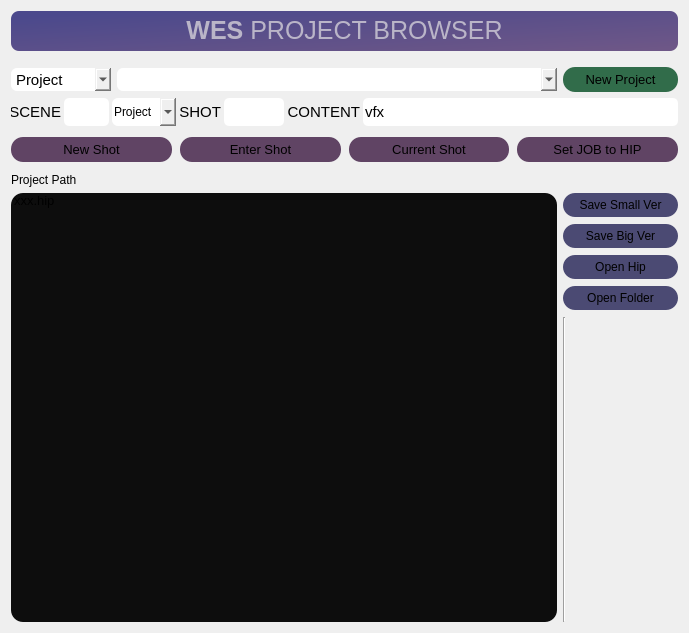
<?xml version="1.0" encoding="UTF-8"?>
<ui version="4.0">
 <class>Form</class>
 <widget class="QWidget" name="Form">
  <property name="geometry">
   <rect>
    <x>0</x>
    <y>0</y>
    <width>689</width>
    <height>633</height>
   </rect>
  </property>
  <property name="baseSize">
   <size>
    <width>0</width>
    <height>0</height>
   </size>
  </property>
  <property name="font">
   <font>
    <family>Microsoft JhengHei UI</family>
    <pointsize>11</pointsize>
    <weight>50</weight>
    <bold>false</bold>
   </font>
  </property>
  <property name="windowTitle">
   <string>Form</string>
  </property>
  <property name="styleSheet">
   <string notr="true"/>
  </property>
  <layout class="QGridLayout" name="gridLayout">
   <item row="6" column="0" rowspan="2" colspan="2">
    <layout class="QHBoxLayout" name="horizontalLayout_5">
     <property name="spacing">
      <number>8</number>
     </property>
     <item>
      <widget class="QPushButton" name="new_shot">
       <property name="minimumSize">
        <size>
         <width>115</width>
         <height>25</height>
        </size>
       </property>
       <property name="maximumSize">
        <size>
         <width>200</width>
         <height>25</height>
        </size>
       </property>
       <property name="font">
        <font>
         <family>Microsoft YaHei UI</family>
         <pointsize>10</pointsize>
        </font>
       </property>
       <property name="styleSheet">
        <string notr="true">QPushButton {
border-radius: 12px;
background-color:rgb(96, 68, 100);
}
QPushButton:hover{
background-color:rgb(127, 104, 130);
}
</string>
       </property>
       <property name="text">
        <string>New Shot</string>
       </property>
      </widget>
     </item>
     <item>
      <widget class="QPushButton" name="goto_proj">
       <property name="minimumSize">
        <size>
         <width>115</width>
         <height>25</height>
        </size>
       </property>
       <property name="maximumSize">
        <size>
         <width>200</width>
         <height>25</height>
        </size>
       </property>
       <property name="font">
        <font>
         <family>Microsoft YaHei UI</family>
         <pointsize>10</pointsize>
         <weight>50</weight>
         <bold>false</bold>
        </font>
       </property>
       <property name="styleSheet">
        <string notr="true">QPushButton {
border-radius: 12px;
background-color:rgb(96, 68, 100);
}
QPushButton:hover{
background-color:rgb(127, 104, 130);
}
</string>
       </property>
       <property name="text">
        <string>Enter Shot</string>
       </property>
      </widget>
     </item>
     <item>
      <widget class="QPushButton" name="current_proj">
       <property name="minimumSize">
        <size>
         <width>115</width>
         <height>25</height>
        </size>
       </property>
       <property name="maximumSize">
        <size>
         <width>200</width>
         <height>25</height>
        </size>
       </property>
       <property name="font">
        <font>
         <family>Microsoft YaHei UI</family>
         <pointsize>10</pointsize>
        </font>
       </property>
       <property name="styleSheet">
        <string notr="true">QPushButton {
border-radius: 12px;
background-color:rgb(96, 68, 100);
}
QPushButton:hover{
background-color:rgb(127, 104, 130);
}
</string>
       </property>
       <property name="text">
        <string>Current Shot</string>
       </property>
      </widget>
     </item>
     <item>
      <widget class="QPushButton" name="set_proj_hip">
       <property name="minimumSize">
        <size>
         <width>120</width>
         <height>25</height>
        </size>
       </property>
       <property name="maximumSize">
        <size>
         <width>200</width>
         <height>25</height>
        </size>
       </property>
       <property name="font">
        <font>
         <family>Microsoft YaHei UI</family>
         <pointsize>10</pointsize>
        </font>
       </property>
       <property name="styleSheet">
        <string notr="true">QPushButton {
border-radius: 12px;
background-color:rgb(96, 68, 100);
}
QPushButton:hover{
background-color:rgb(127, 104, 130);
}
</string>
       </property>
       <property name="text">
        <string>Set JOB to HIP</string>
       </property>
      </widget>
     </item>
    </layout>
   </item>
   <item row="9" column="0" colspan="2">
    <widget class="QLabel" name="project_path">
     <property name="font">
      <font>
       <pointsize>9</pointsize>
      </font>
     </property>
     <property name="text">
      <string>Project Path</string>
     </property>
    </widget>
   </item>
   <item row="0" column="0" colspan="2">
    <widget class="QLabel" name="label">
     <property name="minimumSize">
      <size>
       <width>0</width>
       <height>40</height>
      </size>
     </property>
     <property name="maximumSize">
      <size>
       <width>16777215</width>
       <height>80</height>
      </size>
     </property>
     <property name="font">
      <font>
       <family>Segoe UI</family>
       <pointsize>19</pointsize>
       <weight>50</weight>
       <bold>false</bold>
       <kerning>true</kerning>
      </font>
     </property>
     <property name="autoFillBackground">
      <bool>false</bool>
     </property>
     <property name="styleSheet">
      <string notr="true">color: rgb(186, 181, 200);
border-style: none;
border-radius: 8px;
border-width: 2px;
border-color: rgb(159, 155, 204);
background-color: qlineargradient(spread:pad, x1:0.062, y1:0.0962273, x2:0.994, y2:0.937, stop:0 rgba(75, 73, 140, 255), stop:1 rgba(110, 87, 135, 255))</string>
     </property>
     <property name="text">
      <string>&lt;html&gt;&lt;head/&gt;&lt;body&gt;&lt;p&gt;&lt;span style=&quot; font-weight:600;&quot;&gt;WES&lt;/span&gt; PROJECT BROWSER&lt;/p&gt;&lt;/body&gt;&lt;/html&gt;</string>
     </property>
     <property name="textFormat">
      <enum>Qt::AutoText</enum>
     </property>
     <property name="alignment">
      <set>Qt::AlignCenter</set>
     </property>
    </widget>
   </item>
   <item row="10" column="0">
    <widget class="QListWidget" name="hiplist">
     <property name="font">
      <font>
       <pointsize>10</pointsize>
      </font>
     </property>
     <property name="styleSheet">
      <string notr="true">border-radius: 12px;
border-width:0px;
background-color: rgb(13, 13, 13);</string>
     </property>
     <item>
      <property name="text">
       <string>xxx.hip</string>
      </property>
     </item>
    </widget>
   </item>
   <item row="4" column="0" colspan="2">
    <layout class="QHBoxLayout" name="horizontalLayout" stretch="0,0,0,0,0,0,0">
     <property name="spacing">
      <number>3</number>
     </property>
     <property name="sizeConstraint">
      <enum>QLayout::SetNoConstraint</enum>
     </property>
     <property name="leftMargin">
      <number>0</number>
     </property>
     <property name="topMargin">
      <number>0</number>
     </property>
     <item>
      <widget class="QLabel" name="scene_label">
       <property name="minimumSize">
        <size>
         <width>30</width>
         <height>0</height>
        </size>
       </property>
       <property name="maximumSize">
        <size>
         <width>50</width>
         <height>16777215</height>
        </size>
       </property>
       <property name="font">
        <font>
         <family>Microsoft YaHei UI</family>
        </font>
       </property>
       <property name="text">
        <string>SCENE</string>
       </property>
       <property name="alignment">
        <set>Qt::AlignRight|Qt::AlignTrailing|Qt::AlignVCenter</set>
       </property>
      </widget>
     </item>
     <item>
      <widget class="QLineEdit" name="scene">
       <property name="enabled">
        <bool>true</bool>
       </property>
       <property name="minimumSize">
        <size>
         <width>35</width>
         <height>28</height>
        </size>
       </property>
       <property name="maximumSize">
        <size>
         <width>45</width>
         <height>30</height>
        </size>
       </property>
       <property name="baseSize">
        <size>
         <width>0</width>
         <height>0</height>
        </size>
       </property>
       <property name="font">
        <font>
         <family>Microsoft YaHei UI</family>
         <pointsize>11</pointsize>
        </font>
       </property>
       <property name="styleSheet">
        <string notr="true">border-radius: 5px;</string>
       </property>
       <property name="text">
        <string/>
       </property>
      </widget>
     </item>
     <item>
      <widget class="QComboBox" name="browse_mode_2">
       <property name="minimumSize">
        <size>
         <width>20</width>
         <height>28</height>
        </size>
       </property>
       <property name="maximumSize">
        <size>
         <width>100</width>
         <height>16777215</height>
        </size>
       </property>
       <property name="font">
        <font>
         <family>Microsoft YaHei UI</family>
         <pointsize>11</pointsize>
        </font>
       </property>
       <property name="styleSheet">
        <string notr="true">border-radius: 6px;
font: 11pt &quot;Microsoft YaHei UI&quot;;</string>
       </property>
       <property name="editable">
        <bool>true</bool>
       </property>
       <item>
        <property name="text">
         <string>Project</string>
        </property>
       </item>
       <item>
        <property name="text">
         <string>Test</string>
        </property>
       </item>
      </widget>
     </item>
     <item>
      <widget class="QLabel" name="shot_label">
       <property name="minimumSize">
        <size>
         <width>30</width>
         <height>0</height>
        </size>
       </property>
       <property name="maximumSize">
        <size>
         <width>50</width>
         <height>16777215</height>
        </size>
       </property>
       <property name="font">
        <font>
         <family>Microsoft YaHei UI</family>
        </font>
       </property>
       <property name="text">
        <string>SHOT</string>
       </property>
       <property name="alignment">
        <set>Qt::AlignRight|Qt::AlignTrailing|Qt::AlignVCenter</set>
       </property>
      </widget>
     </item>
     <item>
      <widget class="QLineEdit" name="shot">
       <property name="minimumSize">
        <size>
         <width>42</width>
         <height>22</height>
        </size>
       </property>
       <property name="maximumSize">
        <size>
         <width>60</width>
         <height>30</height>
        </size>
       </property>
       <property name="font">
        <font>
         <family>Microsoft YaHei UI</family>
         <pointsize>11</pointsize>
        </font>
       </property>
       <property name="styleSheet">
        <string notr="true">border-radius: 5px;</string>
       </property>
      </widget>
     </item>
     <item>
      <widget class="QLabel" name="content_label">
       <property name="minimumSize">
        <size>
         <width>50</width>
         <height>0</height>
        </size>
       </property>
       <property name="maximumSize">
        <size>
         <width>80</width>
         <height>16777215</height>
        </size>
       </property>
       <property name="font">
        <font>
         <family>Microsoft YaHei UI</family>
        </font>
       </property>
       <property name="text">
        <string>CONTENT</string>
       </property>
       <property name="alignment">
        <set>Qt::AlignRight|Qt::AlignTrailing|Qt::AlignVCenter</set>
       </property>
      </widget>
     </item>
     <item>
      <widget class="QLineEdit" name="content">
       <property name="minimumSize">
        <size>
         <width>30</width>
         <height>0</height>
        </size>
       </property>
       <property name="maximumSize">
        <size>
         <width>3000</width>
         <height>30</height>
        </size>
       </property>
       <property name="baseSize">
        <size>
         <width>0</width>
         <height>0</height>
        </size>
       </property>
       <property name="font">
        <font>
         <family>Microsoft YaHei UI</family>
         <pointsize>11</pointsize>
        </font>
       </property>
       <property name="styleSheet">
        <string notr="true">border-radius: 5px;</string>
       </property>
       <property name="text">
        <string>vfx</string>
       </property>
      </widget>
     </item>
    </layout>
   </item>
   <item row="5" column="0" colspan="2">
    <spacer name="horizontalSpacer_2">
     <property name="orientation">
      <enum>Qt::Horizontal</enum>
     </property>
     <property name="sizeHint" stdset="0">
      <size>
       <width>40</width>
       <height>5</height>
      </size>
     </property>
    </spacer>
   </item>
   <item row="8" column="0" colspan="2">
    <spacer name="horizontalSpacer_3">
     <property name="orientation">
      <enum>Qt::Horizontal</enum>
     </property>
     <property name="sizeHint" stdset="0">
      <size>
       <width>40</width>
       <height>5</height>
      </size>
     </property>
    </spacer>
   </item>
   <item row="1" column="0" colspan="2">
    <spacer name="horizontalSpacer">
     <property name="orientation">
      <enum>Qt::Horizontal</enum>
     </property>
     <property name="sizeHint" stdset="0">
      <size>
       <width>40</width>
       <height>10</height>
      </size>
     </property>
    </spacer>
   </item>
   <item row="10" column="1">
    <layout class="QVBoxLayout" name="verticalLayout_2">
     <property name="spacing">
      <number>7</number>
     </property>
     <property name="sizeConstraint">
      <enum>QLayout::SetNoConstraint</enum>
     </property>
     <item>
      <widget class="QPushButton" name="save_small_ver">
       <property name="minimumSize">
        <size>
         <width>115</width>
         <height>24</height>
        </size>
       </property>
       <property name="font">
        <font>
         <family>Microsoft YaHei UI</family>
         <pointsize>9</pointsize>
         <weight>50</weight>
         <bold>false</bold>
        </font>
       </property>
       <property name="acceptDrops">
        <bool>false</bool>
       </property>
       <property name="styleSheet">
        <string notr="true">QPushButton {
border-radius: 12px;
background-color:rgb(75, 74, 115);
}
QPushButton:hover{
background-color:rgb(109, 109, 150);
}
</string>
       </property>
       <property name="text">
        <string>Save Small Ver</string>
       </property>
       <property name="flat">
        <bool>false</bool>
       </property>
      </widget>
     </item>
     <item>
      <widget class="QPushButton" name="save_big_ver">
       <property name="minimumSize">
        <size>
         <width>115</width>
         <height>24</height>
        </size>
       </property>
       <property name="sizeIncrement">
        <size>
         <width>0</width>
         <height>0</height>
        </size>
       </property>
       <property name="font">
        <font>
         <family>Microsoft YaHei UI</family>
         <pointsize>9</pointsize>
         <weight>50</weight>
         <bold>false</bold>
        </font>
       </property>
       <property name="styleSheet">
        <string notr="true">QPushButton {
border-radius: 12px;
background-color:rgb(75, 74, 115);
}
QPushButton:hover{
background-color:rgb(109, 109, 150);
}
</string>
       </property>
       <property name="text">
        <string>Save Big Ver</string>
       </property>
      </widget>
     </item>
     <item>
      <widget class="QPushButton" name="load_hip">
       <property name="minimumSize">
        <size>
         <width>115</width>
         <height>24</height>
        </size>
       </property>
       <property name="maximumSize">
        <size>
         <width>10000</width>
         <height>16777215</height>
        </size>
       </property>
       <property name="font">
        <font>
         <family>Microsoft YaHei UI</family>
         <pointsize>9</pointsize>
         <weight>50</weight>
         <bold>false</bold>
        </font>
       </property>
       <property name="styleSheet">
        <string notr="true">QPushButton {
border-radius: 12px;
background-color:rgb(75, 74, 115);
}
QPushButton:hover{
background-color:rgb(109, 109, 150);
}
</string>
       </property>
       <property name="text">
        <string>Open Hip</string>
       </property>
      </widget>
     </item>
     <item>
      <widget class="QPushButton" name="open_folder">
       <property name="minimumSize">
        <size>
         <width>115</width>
         <height>24</height>
        </size>
       </property>
       <property name="maximumSize">
        <size>
         <width>10000</width>
         <height>16777215</height>
        </size>
       </property>
       <property name="font">
        <font>
         <family>Microsoft YaHei UI</family>
         <pointsize>9</pointsize>
         <weight>50</weight>
         <bold>false</bold>
        </font>
       </property>
       <property name="styleSheet">
        <string notr="true">QPushButton {
border-radius: 12px;
background-color:rgb(75, 74, 115);
}
QPushButton:hover{
background-color:rgb(109, 109, 150);
}
</string>
       </property>
       <property name="text">
        <string>Open Folder</string>
       </property>
      </widget>
     </item>
     <item>
      <widget class="Line" name="line">
       <property name="orientation">
        <enum>Qt::Vertical</enum>
       </property>
      </widget>
     </item>
    </layout>
   </item>
   <item row="2" column="0" colspan="2">
    <layout class="QHBoxLayout" name="horizontalLayout_8">
     <item>
      <widget class="QComboBox" name="browse_mode">
       <property name="minimumSize">
        <size>
         <width>20</width>
         <height>23</height>
        </size>
       </property>
       <property name="maximumSize">
        <size>
         <width>100</width>
         <height>16777215</height>
        </size>
       </property>
       <property name="font">
        <font>
         <family>Microsoft YaHei UI</family>
         <pointsize>11</pointsize>
        </font>
       </property>
       <property name="styleSheet">
        <string notr="true">border-radius: 6px;</string>
       </property>
       <item>
        <property name="text">
         <string>Project</string>
        </property>
       </item>
       <item>
        <property name="text">
         <string>Test</string>
        </property>
       </item>
      </widget>
     </item>
     <item>
      <widget class="QComboBox" name="proj_name">
       <property name="minimumSize">
        <size>
         <width>0</width>
         <height>23</height>
        </size>
       </property>
       <property name="font">
        <font>
         <family>Microsoft YaHei UI</family>
         <pointsize>11</pointsize>
        </font>
       </property>
       <property name="styleSheet">
        <string notr="true">border-radius: 6px;</string>
       </property>
      </widget>
     </item>
     <item>
      <widget class="QPushButton" name="new_proj">
       <property name="minimumSize">
        <size>
         <width>115</width>
         <height>25</height>
        </size>
       </property>
       <property name="maximumSize">
        <size>
         <width>115</width>
         <height>25</height>
        </size>
       </property>
       <property name="font">
        <font>
         <family>Microsoft YaHei UI</family>
         <pointsize>10</pointsize>
        </font>
       </property>
       <property name="styleSheet">
        <string notr="true">QPushButton {
border-radius: 12px;
background-color:rgb(49, 108, 74);
}
QPushButton:hover{
background-color:rgb(69, 131, 95);
}
</string>
       </property>
       <property name="text">
        <string>New Project</string>
       </property>
      </widget>
     </item>
    </layout>
   </item>
  </layout>
 </widget>
 <tabstops>
  <tabstop>scene</tabstop>
  <tabstop>shot</tabstop>
 </tabstops>
 <resources/>
 <connections/>
</ui>
